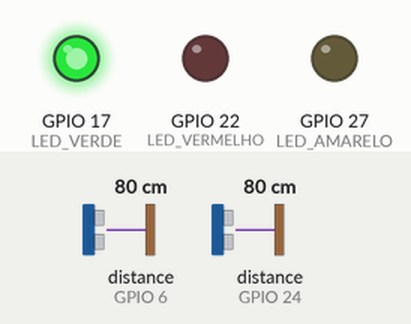
Simulated run of this program. Board: Raspberry Pi (BCM pin numbers). Shown: output pins drawn as LEDs (lit = HIGH). The inputs (shaded band) are chosen by the test bench; at power-on: distance to the obstacle (sensors on GPIO 6, GPIO 24) 80 cm. The echo pulse lasts 58.3 µs per cm; the clock reads 2024-03-15 10:24:30 at power-on unless the program sets it; pins used as bus, display or sensor lines are not drawn; what the program prints to the terminal is not drawn.

Above: at 4.2 s.
4.3 s: distance to the obstacle (sensor on GPIO 6) set to 33 cm
5.8 s: distance to the obstacle (sensor on GPIO 6) set to 26 cm
At 7.0 s:
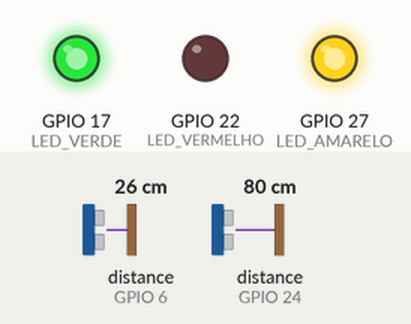
7.7 s: distance to the obstacle (sensor on GPIO 24) set to 22 cm
9.8 s: distance to the obstacle (sensor on GPIO 24) set to 17 cm
At 10.9 s:
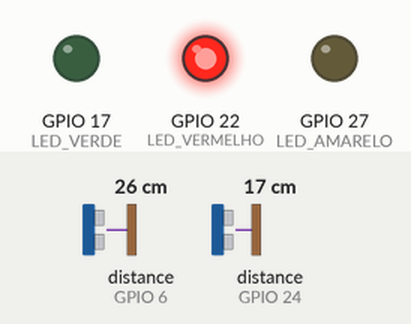
11.4 s: distance to the obstacle (sensor on GPIO 24) set to 25 cm
At 11.9 s:
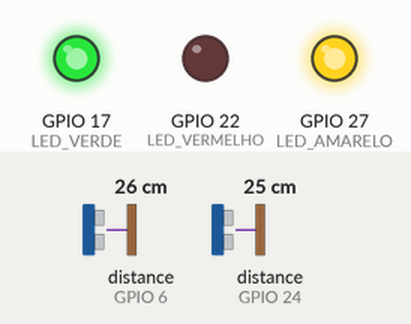
13.6 s: distance to the obstacle (sensor on GPIO 24) set to 18 cm
At 14.5 s:
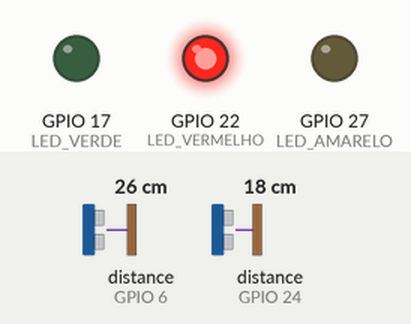
Timing chart, 0 to 16.2 s (numbered marks = the images above; inputs shaded):
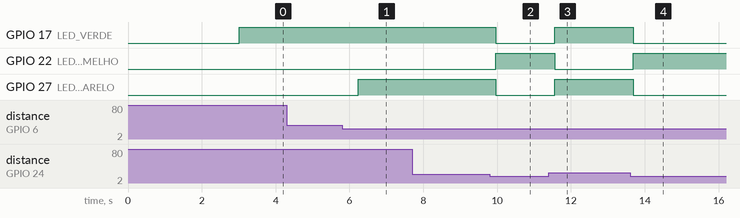

Measured:
- the behaviour switches between 30 and 29 cm on distance to the obstacle (sensor on GPIO 6) (found by bisection; images 0 and 1)
- the behaviour switches between 20 and 19 cm on distance to the obstacle (sensor on GPIO 24) (found by bisection; images 1 and 2)
- the behaviour switches between 21 and 22 cm on distance to the obstacle (sensor on GPIO 24) (found by bisection; images 2 and 3)
- after the input at 4.3 s, every drawn part: stays the same
- after the input at 5.8 s, GPIO 27 (LED_AMARELO): LOW → HIGH after 0.43 s
- after the input at 7.7 s, every drawn part: stays the same
- after the input at 9.8 s, GPIO 17 (LED_VERDE), GPIO 27 (LED_AMARELO): HIGH → LOW after 0.16 s; GPIO 22 (LED_VERMELHO): LOW → HIGH after 0.16 s
- after the input at 11.4 s, GPIO 17 (LED_VERDE), GPIO 27 (LED_AMARELO): LOW → HIGH after 0.16 s; GPIO 22 (LED_VERMELHO): HIGH → LOW after 0.16 s
- after the input at 13.6 s, GPIO 17 (LED_VERDE), GPIO 27 (LED_AMARELO): HIGH → LOW after 0.08 s; GPIO 22 (LED_VERMELHO): LOW → HIGH after 0.08 s

The program:

sensor_ultrasonico.py
```python
#!/usr/bin/env python3
# ============================================================
#  Controle de LEDs com Sensor Ultrassônico HC-SR04
#  Plataforma: Raspberry Pi 4
# ============================================================
#
#  CONEXÕES:
#  ─────────────────────────────────────────────────
#   Componente         │  Pino GPIO (BCM)
#  ─────────────────────────────────────────────────
#   HC-SR04 DIR TRIG   │  GPIO 23
#   HC-SR04 DIR ECHO   │  GPIO 24
#   HC-SR04 ESQ TRIG   │  GPIO 05
#   HC-SR04 ESQ ECHO   │  GPIO 06
#   LED Verde          │  GPIO 17
#   LED Amarelo        │  GPIO 27
#   LED Vermelho       │  GPIO 22
#  ─────────────────────────────────────────────────
#
#  LÓGICA:
#   >= 30 cm          → LED Verde ON   → "Motor ligado rodando"
#   20 a 29 cm        → LED Verde + Amarelo ON → "Atenção - objeto próximo"
#   <= 19 cm          → LED Vermelho ON (verde e amarelo OFF) → "ALERTA - muito próximo"
#   Volta p/ >= 21 cm → Desliga vermelho, acende verde novamente
#
#  ATENÇÃO: O pino ECHO do HC-SR04 opera em 5V.
#  Use um divisor de tensão (resistores 1kΩ + 2kΩ) para
#  reduzir a tensão para 3.3V antes de conectar ao GPIO.
# ============================================================

import RPi.GPIO as GPIO
import time
import os
import sys

# ── Configuração dos pinos (modo BCM) ──────────────────────
# Sensor Direita (monitorando a direita)
TRIG_DIR = 23
ECHO_DIR = 24

# Sensor Esquerda (monitorando a esquerda)
TRIG_ESQ = 5
ECHO_ESQ = 6

LED_VERDE    = 17
LED_AMARELO  = 27
LED_VERMELHO = 22

# ── Constantes de distância (cm) ───────────────────────────
DIST_SEGURO      = 30   # >= 30 cm  → zona segura
DIST_ATENCAO     = 20   # 20–29 cm  → zona de atenção
DIST_PERIGO      = 19   # <= 19 cm  → zona de perigo
DIST_RECUPERACAO = 21   # >= 21 cm  → sai da zona de perigo

INTERVALO_LEITURA = 0.5  # segundos entre leituras


def configurar_gpio():
    """Inicializa os pinos GPIO."""
    GPIO.setmode(GPIO.BCM)
    GPIO.setwarnings(False)

    # Sensor Direita
    GPIO.setup(TRIG_DIR, GPIO.OUT)
    GPIO.setup(ECHO_DIR, GPIO.IN)
    GPIO.output(TRIG_DIR, False)

    # Sensor Esquerda
    GPIO.setup(TRIG_ESQ, GPIO.OUT)
    GPIO.setup(ECHO_ESQ, GPIO.IN)
    GPIO.output(TRIG_ESQ, False)

    # LEDs
    GPIO.setup(LED_VERDE, GPIO.OUT)
    GPIO.setup(LED_AMARELO, GPIO.OUT)
    GPIO.setup(LED_VERMELHO, GPIO.OUT)

    # Desliga todos os LEDs no início
    GPIO.output(LED_VERDE, GPIO.LOW)
    GPIO.output(LED_AMARELO, GPIO.LOW)
    GPIO.output(LED_VERMELHO, GPIO.LOW)

    # Aguarda estabilização dos sensores
    print("⏳ Aguardando estabilização dos sensores...")
    time.sleep(2)


def medir_distancia(trig_pin, echo_pin):
    """
    Realiza a medição de distância usando o HC-SR04.
    Retorna a distância em centímetros.
    """
    # Envia pulso de 10µs no TRIG
    GPIO.output(trig_pin, True)
    time.sleep(0.00001)  # 10 microsegundos
    GPIO.output(trig_pin, False)

    # Aguarda o início do pulso ECHO (timeout de 0.1s)
    tempo_inicio = time.time()
    timeout = tempo_inicio + 0.1

    while GPIO.input(echo_pin) == 0:
        tempo_inicio = time.time()
        if tempo_inicio > timeout:
            return -1  # Timeout - sem resposta

    # Aguarda o fim do pulso ECHO
    tempo_fim = time.time()
    timeout = tempo_fim + 0.1

    while GPIO.input(echo_pin) == 1:
        tempo_fim = time.time()
        if tempo_fim > timeout:
            return -1  # Timeout - pulso muito longo

    # Calcula a distância
    duracao = tempo_fim - tempo_inicio
    distancia = (duracao * 34300) / 2

    return round(distancia, 1)


def definir_leds(verde, amarelo, vermelho):
    """Liga/desliga os LEDs conforme os parâmetros booleanos."""
    GPIO.output(LED_VERDE, GPIO.HIGH if verde else GPIO.LOW)
    GPIO.output(LED_AMARELO, GPIO.HIGH if amarelo else GPIO.LOW)
    GPIO.output(LED_VERMELHO, GPIO.HIGH if vermelho else GPIO.LOW)


def limpar_terminal():
    """Limpa a tela do terminal."""
    os.system('clear')


def exibir_dashboard(dist_dir, dist_esq, estado, leds_status):
    """Exibe o dashboard no terminal com informações formatadas."""
    limpar_terminal()

    print("╔══════════════════════════════════════════════════╗")
    print("║     🤖  CARRINHO AUTÔNOMO - DUAL SENSOR  🤖     ║")
    print("║            Raspberry Pi 4 - HC-SR04             ║")
    print("╠══════════════════════════════════════════════════╣")
    print("║                                                  ║")

    # Função auxiliar para barra visual
    def gerar_barra(dist):
        if dist < 0: return "[░░░░░░░░░░░░░░░░░░░░░░░░░░░░░░]"
        barra_max = 30
        barra_len = min(int(dist), barra_max)
        return "[" + "█" * barra_len + "░" * (barra_max - barra_len) + "]"

    # Sensor Direita
    val_dir = f"{dist_dir:6.1f} cm" if dist_dir >= 0 else "--- (erro) "
    print(f"║  👉 SENSOR DIREITO : {val_dir}                  ║")
    print(f"║     {gerar_barra(dist_dir)}  ║")

    # Sensor Esquerda
    val_esq = f"{dist_esq:6.1f} cm" if dist_esq >= 0 else "--- (erro) "
    print(f"║  👈 SENSOR ESQUERDO: {val_esq}                  ║")
    print(f"║     {gerar_barra(dist_esq)}  ║")

    print("║                                                  ║")
    print("╠══════════════════════════════════════════════════╣")

    # Status dos LEDs
    led_v = "🟢 ON " if leds_status[0] else "⚫ OFF"
    led_a = "🟡 ON " if leds_status[1] else "⚫ OFF"
    led_r = "🔴 ON " if leds_status[2] else "⚫ OFF"

    print(f"║  LED Verde    : {led_v}   (GPIO {LED_VERDE})            ║")
    print(f"║  LED Amarelo  : {led_a}   (GPIO {LED_AMARELO})            ║")
    print(f"║  LED Vermelho : {led_r}   (GPIO {LED_VERMELHO})            ║")

    print("║                                                  ║")
    print("╠══════════════════════════════════════════════════╣")

    # Estado do motor
    if estado == "SEGURO":
        print("║  ✅ MOTOR LIGADO RODANDO                        ║")
        print("║     Zona segura - operação normal                ║")
    elif estado == "ATENCAO":
        print("║  ⚠️  ATENÇÃO - OBJETO PRÓXIMO                    ║")
        print("║     Motor ligado - monitorando proximidade       ║")
    elif estado == "PERIGO":
        print("║  🛑 ALERTA - OBJETO MUITO PRÓXIMO!               ║")
        print("║     Motor em estado de alerta                    ║")
    else:
        print("║  ❓ Aguardando leitura...                        ║")
        print("║                                                  ║")

    print("║                                                  ║")
    print("╠══════════════════════════════════════════════════╣")
    print("║  Faixas: ≥30cm=Verde │ 20-29cm=Amar. │ ≤19cm=Verm ║")
    print("║  Pressione Ctrl+C para encerrar                  ║")
    print("╚══════════════════════════════════════════════════╝")


def main():
    """Loop principal do programa."""

    configurar_gpio()

    # Estado anterior para controle de histerese
    em_perigo = False

    print("✅ Sistema iniciado! Monitorando distância...\n")
    time.sleep(1)

    try:
        while True:
            # ── Leitura dos sensores ──
            dist_dir = medir_distancia(TRIG_DIR, ECHO_DIR)
            dist_esq = medir_distancia(TRIG_ESQ, ECHO_ESQ)

            # Determina a menor distância (segurança em primeiro lugar)
            # Filtra valores negativos (erros) para o cálculo do mínimo
            leituras_validas = [d for d in [dist_dir, dist_esq] if 0 <= d <= 400]

            if not leituras_validas:
                distancia = -1
            else:
                distancia = min(leituras_validas)

            # Ignora se ambos derem erro
            if distancia < 0:
                exibir_dashboard(dist_dir, dist_esq, "ERRO", (False, False, False))
                time.sleep(INTERVALO_LEITURA)
                continue

            # ── Lógica de controle dos LEDs (baseada na menor distância) ──

            if em_perigo:
                # Estamos em estado de perigo (vermelho ligado)
                # Só sai quando a menor distância >= 21 cm (histerese)
                if distancia >= DIST_RECUPERACAO:
                    em_perigo = False

                    if distancia >= DIST_SEGURO:
                        definir_leds(verde=True, amarelo=False, vermelho=False)
                        exibir_dashboard(dist_dir, dist_esq, "SEGURO", (True, False, False))
                    else:
                        definir_leds(verde=True, amarelo=True, vermelho=False)
                        exibir_dashboard(dist_dir, dist_esq, "ATENCAO", (True, True, False))
                else:
                    definir_leds(verde=False, amarelo=False, vermelho=True)
                    exibir_dashboard(dist_dir, dist_esq, "PERIGO", (False, False, True))

            else:
                # Operação normal
                if distancia >= DIST_SEGURO:
                    definir_leds(verde=True, amarelo=False, vermelho=False)
                    exibir_dashboard(dist_dir, dist_esq, "SEGURO", (True, False, False))

                elif distancia >= DIST_ATENCAO:
                    definir_leds(verde=True, amarelo=True, vermelho=False)
                    exibir_dashboard(dist_dir, dist_esq, "ATENCAO", (True, True, False))

                else:
                    em_perigo = True
                    definir_leds(verde=False, amarelo=False, vermelho=True)
                    exibir_dashboard(dist_dir, dist_esq, "PERIGO", (False, False, True))

            time.sleep(INTERVALO_LEITURA)

    except KeyboardInterrupt:
        print("\n\n🛑 Programa encerrado pelo usuário.")

    finally:
        # Desliga todos os LEDs e limpa os GPIOs
        definir_leds(verde=False, amarelo=False, vermelho=False)
        GPIO.cleanup()
        print("✅ GPIOs limpos. Sistema desligado com segurança.\n")


if __name__ == "__main__":
    main()
```
